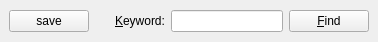
<?xml version="1.0" encoding="UTF-8"?>
<ui version="4.0">
 <class>Form</class>
 <widget class="QWidget" name="Form">
  <property name="geometry">
   <rect>
    <x>0</x>
    <y>0</y>
    <width>378</width>
    <height>42</height>
   </rect>
  </property>
  <property name="sizePolicy">
   <sizepolicy hsizetype="Expanding" vsizetype="Fixed">
    <horstretch>0</horstretch>
    <verstretch>0</verstretch>
   </sizepolicy>
  </property>
  <property name="windowTitle">
   <string>Find Text</string>
  </property>
  <layout class="QVBoxLayout">
   <property name="spacing">
    <number>6</number>
   </property>
   <property name="leftMargin">
    <number>9</number>
   </property>
   <property name="topMargin">
    <number>9</number>
   </property>
   <property name="rightMargin">
    <number>9</number>
   </property>
   <property name="bottomMargin">
    <number>9</number>
   </property>
   <item>
    <layout class="QGridLayout">
     <property name="leftMargin">
      <number>0</number>
     </property>
     <property name="topMargin">
      <number>0</number>
     </property>
     <property name="rightMargin">
      <number>0</number>
     </property>
     <property name="bottomMargin">
      <number>0</number>
     </property>
     <property name="spacing">
      <number>6</number>
     </property>
     <item row="0" column="1">
      <spacer name="verticalSpacer">
       <property name="orientation">
        <enum>Qt::Vertical</enum>
       </property>
       <property name="sizeHint" stdset="0">
        <size>
         <width>20</width>
         <height>40</height>
        </size>
       </property>
      </spacer>
     </item>
     <item row="0" column="2">
      <widget class="QLabel" name="searchLabel">
       <property name="text">
        <string>&amp;Keyword:</string>
       </property>
       <property name="buddy">
        <cstring>lineEdit</cstring>
       </property>
      </widget>
     </item>
     <item row="0" column="4">
      <widget class="QLineEdit" name="lineEdit"/>
     </item>
     <item row="0" column="5">
      <widget class="QPushButton" name="findButton">
       <property name="text">
        <string>&amp;Find</string>
       </property>
      </widget>
     </item>
     <item row="0" column="0">
      <widget class="QPushButton" name="saveButton">
       <property name="text">
        <string>save</string>
       </property>
      </widget>
     </item>
    </layout>
   </item>
  </layout>
 </widget>
 <resources/>
 <connections>
  <connection>
   <sender>lineEdit</sender>
   <signal>returnPressed()</signal>
   <receiver>findButton</receiver>
   <slot>animateClick()</slot>
   <hints>
    <hint type="sourcelabel">
     <x>281</x>
     <y>113</y>
    </hint>
    <hint type="destinationlabel">
     <x>367</x>
     <y>114</y>
    </hint>
   </hints>
  </connection>
 </connections>
</ui>
